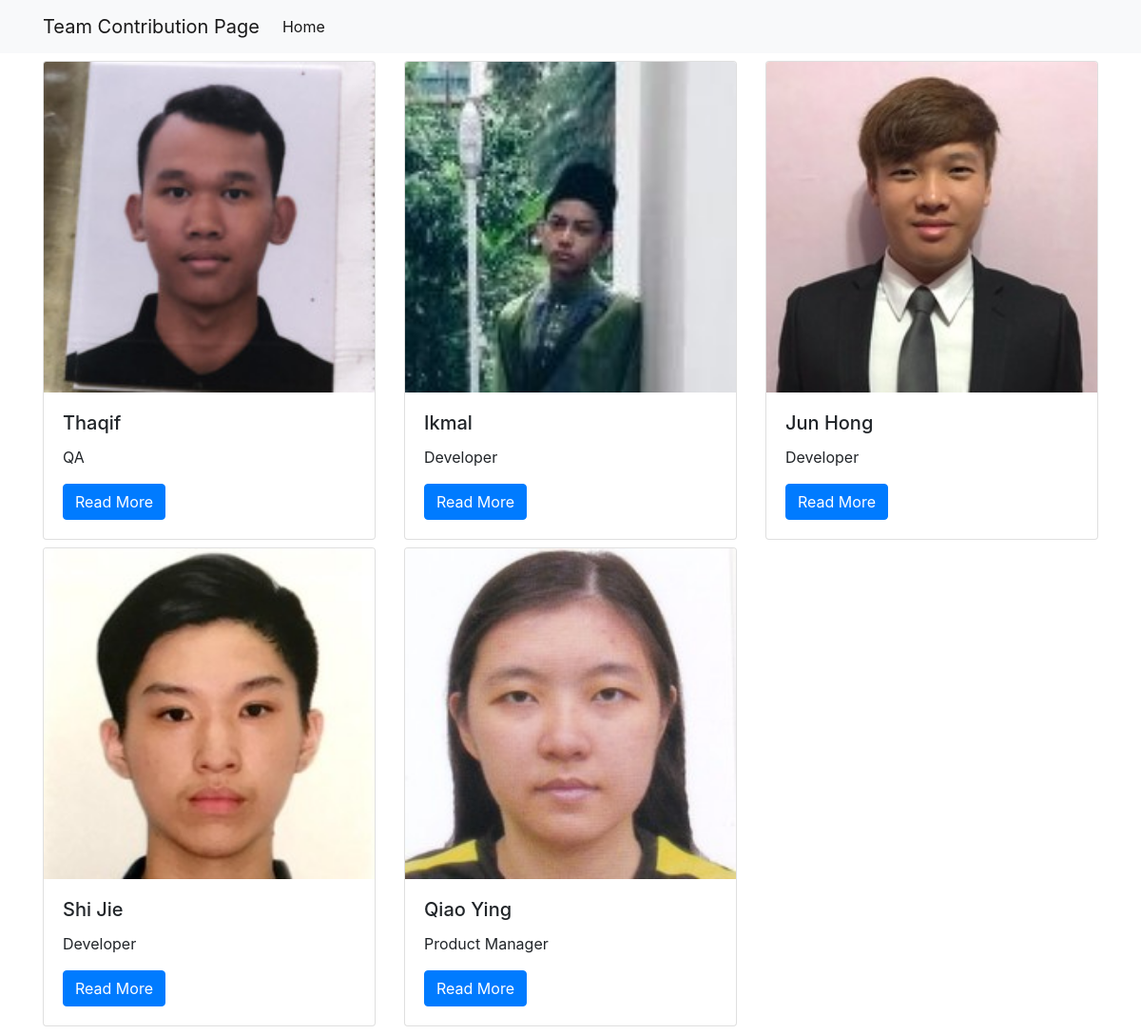
Page /contribution/ on the committed database.
### projects/models.py (models this page shows)
class Project(models.Model):
    title = models.CharField(max_length=100)
    description = models.TextField()
    technology = models.CharField(max_length=20)
    image = models.FilePathField(path="/img")

### projects/views.py (the view)
# urls.py: path("", views.project_index, name="project_index"),
def project_index(request):
    projects = Project.objects.all()
    context = {"projects": projects}
    return render(request, "project_index.html", context)

### projects/templates/project_index.html (shortened to what this page needs)
{% extends "base.html" %} {% load static %} {% block page_content %}
<div class="row">
  {% for project in projects %}
  <div class="col-md-4">
    <div class="card mb-2">
      <img class="card-img-top" src="{% static project.image %}" />
      <div class="card-body">
        <h5 class="card-title">{{ project.title }}</h5>
        <p class="card-text">{{ project.description }}</p>
        <a href="{% url 'project_detail' project.pk %}" class="btn btn-primary">
          Read More
        </a>
      </div>
    </div>
  </div>
  {% endfor %}
</div>
{% endblock %}

### personal_portfolio/templates/base.html (shortened to what this page needs)
<head>
  <link
    rel="stylesheet"
    href="https://stackpath.bootstrapcdn.com/bootstrap/4.1.3/css/bootstrap.min.css"
  />
  <link
    rel="stylesheet"
    href="https://cdnjs.cloudflare.com/ajax/libs/font-awesome/4.7.0/css/font-awesome.min.css"
  />
</head>
<nav class="navbar navbar-expand-lg navbar-light bg-light">
  <div class="container">
    <a class="navbar-brand" href="{% url 'project_index' %}"
      >Team Contribution Page</a
    >
    <div class="collapse navbar-collapse" id="navbarSupportedContent">
      <ul class="navbar-nav mr-auto">
        <li class="nav-item active">
          <a class="nav-link" href="{% url 'project_index' %}">Home</a>
        </li>
      </ul>
    </div>
  </div>
</nav>
<div class="container">
  {% block page_content %}{% endblock %}
</div>

### rows in the picture
Project: image (picture), title "Thaqif", description "QA"
Project: image (picture), title "Ikmal", description "Developer"
Project: image (picture), title "Jun Hong", description "Developer"
Project: image (picture), title "Shi Jie", description "Developer"
Project: image (picture), title "Qiao Ying", description "Product Manager"
